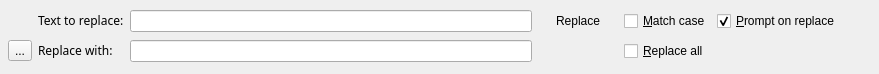
<ui version="4.0" >
 <author></author>
 <comment></comment>
 <exportmacro></exportmacro>
 <class>InlineReplace</class>
 <widget class="QWidget" name="InlineReplace" >
  <property name="geometry" >
   <rect>
    <x>0</x>
    <y>0</y>
    <width>879</width>
    <height>74</height>
   </rect>
  </property>
  <property name="windowTitle" >
   <string>Form</string>
  </property>
  <layout class="QGridLayout" >
   <property name="margin" >
    <number>8</number>
   </property>
   <property name="spacing" >
    <number>6</number>
   </property>
   <item row="0" column="6" >
    <spacer>
     <property name="orientation" >
      <enum>Qt::Horizontal</enum>
     </property>
     <property name="sizeType" >
      <enum>QSizePolicy::Maximum</enum>
     </property>
     <property name="sizeHint" >
      <size>
       <width>31</width>
       <height>16</height>
      </size>
     </property>
    </spacer>
   </item>
   <item row="0" column="2" >
    <widget class="QLineEdit" name="editSearchText" />
   </item>
   <item row="1" column="2" >
    <widget class="QLineEdit" name="editReplaceText" />
   </item>
   <item row="1" column="0" >
    <widget class="QToolButton" name="buttonHide" >
     <property name="text" >
      <string>...</string>
     </property>
     <property name="icon" >
      <iconset resource="qtedit4.qrc" >:/images/fileclose.png</iconset>
     </property>
    </widget>
   </item>
   <item row="1" column="4" >
    <widget class="QCheckBox" name="cbReplaceAll" >
     <property name="text" >
      <string>&amp;Replace all</string>
     </property>
    </widget>
   </item>
   <item row="0" column="4" >
    <widget class="QCheckBox" name="cbMatchCase" >
     <property name="text" >
      <string>&amp;Match case</string>
     </property>
    </widget>
   </item>
   <item row="0" column="3" >
    <widget class="QPushButton" name="buttonReplace" >
     <property name="text" >
      <string>Replace</string>
     </property>
     <property name="flat" >
      <bool>true</bool>
     </property>
    </widget>
   </item>
   <item row="1" column="1" >
    <widget class="QLabel" name="label_2" >
     <property name="text" >
      <string>&lt;html>&lt;head>&lt;meta name=&quot;qrichtext&quot; content=&quot;1&quot; />&lt;/head>&lt;body style=&quot; white-space: pre-wrap; font-family:Sans Serif; font-weight:400; font-style:normal; text-decoration:none;&quot;>&lt;p style=&quot; margin-top:0px; margin-bottom:0px; margin-left:0px; margin-right:0px; -qt-block-indent:0; text-indent:0px;&quot;>Replace with:&lt;/p>&lt;/body>&lt;/html></string>
     </property>
    </widget>
   </item>
   <item row="0" column="1" >
    <widget class="QLabel" name="label" >
     <property name="text" >
      <string>&lt;html>&lt;head>&lt;meta name=&quot;qrichtext&quot; content=&quot;1&quot; />&lt;/head>&lt;body style=&quot; white-space: pre-wrap; font-family:Sans Serif; font-weight:400; font-style:normal; text-decoration:none;&quot;>&lt;p style=&quot; margin-top:0px; margin-bottom:0px; margin-left:0px; margin-right:0px; -qt-block-indent:0; text-indent:0px;&quot;>Text to replace:&lt;/p>&lt;/body>&lt;/html></string>
     </property>
    </widget>
   </item>
   <item row="0" column="5" >
    <widget class="QCheckBox" name="cmPrompt" >
     <property name="text" >
      <string>&amp;Prompt on replace</string>
     </property>
     <property name="checked" >
      <bool>true</bool>
     </property>
    </widget>
   </item>
  </layout>
  <widget class="QWidget" name="" />
  <widget class="QWidget" name="" />
 </widget>
 <pixmapfunction></pixmapfunction>
 <resources>
  <include location="qtedit4.qrc" />
 </resources>
 <connections/>
</ui>
